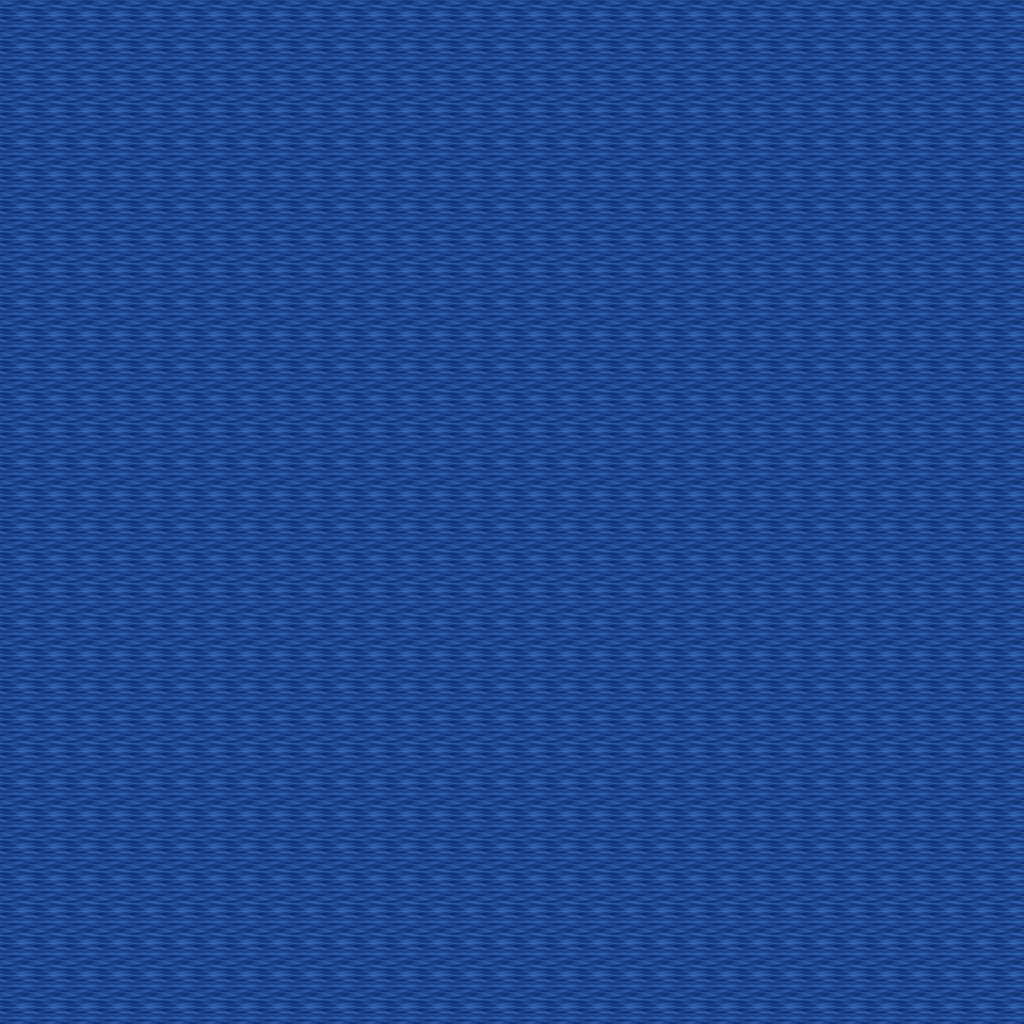

This game map was drawn from its Tiled (.tmx) file and the tilesets committed beside it. A one-line description and the trimmed map source follow:
An orthogonal 32x32 tile map with 32x32 px tiles, 5 tile layers (Ground, Objects, Objects2, Above, ...), 1 hidden layer not drawn, 10 tilesets.

<map version="1.10" tiledversion="1.11.0" orientation="orthogonal" renderorder="right-down" width="32" height="32" tilewidth="32" tileheight="32" infinite="0" nextlayerid="11" nextobjectid="1">
 <tileset firstgid="1" name="ground_ground" tilewidth="32" tileheight="32" tilecount="33" columns="3">
  <image source="../drawable/ground_ground.png" width="96" height="352" />
 </tileset>
 <tileset firstgid="34" name="ground_grass_edges" tilewidth="32" tileheight="32" tilecount="36" columns="12">
  <image source="../drawable/ground_grass_edges.png" width="384" height="96" />
 </tileset>
 <tileset firstgid="70" name="ground_water_pool" tilewidth="32" tileheight="32" tilecount="72" columns="3">
  <image source="../drawable/ground_water_pool.png" width="96" height="768" />
 </tileset>
 <tileset firstgid="142" name="ground_grass_corners" tilewidth="32" tileheight="32" tilecount="24" columns="6">
  <image source="../drawable/ground_grass_corners.png" width="192" height="128" />
 </tileset>
 <tileset firstgid="166" name="plant_grasses" tilewidth="32" tileheight="32" tilecount="6" columns="3">
  <image source="../drawable/plant_grasses.png" width="96" height="64" />
 </tileset>
 <tileset firstgid="172" name="plant_flower_daisy_red" tilewidth="32" tileheight="32" tilecount="8" columns="2">
  <image source="../drawable/plant_flower_daisy_red.png" width="64" height="128" />
 </tileset>
 <tileset firstgid="180" name="plant_flower_daisy_blue" tilewidth="32" tileheight="32" tilecount="8" columns="2">
  <image source="../drawable/plant_flower_daisy_blue.png" width="64" height="128" />
 </tileset>
 <tileset firstgid="188" name="item_corpse_huge_animal" tilewidth="32" tileheight="32" tilecount="16" columns="2">
  <image source="../drawable/item_corpse_huge_animal.png" width="64" height="256" />
 </tileset>
 <tileset firstgid="204" name="logic_collision" tilewidth="32" tileheight="32" tilecount="1" columns="1">
  <image source="../drawable/logic_collision.png" width="32" height="32" />
 </tileset>
 <tileset firstgid="205" name="ground_water_pool_deep" tilewidth="32" tileheight="32" tilecount="72" columns="3">
  <image source="../drawable/ground_water_pool_deep.png" width="96" height="768" />
 </tileset>
 <layer id="1" name="Ground" width="32" height="32">
  <data>[1024 cells, 1024 non-empty, 1 distinct tile ids]</data>
 </layer>
 <layer id="2" name="Objects" width="32" height="32">
  <data>[1024 cells, 0 non-empty, 0 distinct tile ids]</data>
 </layer>
 <layer id="3" name="Objects2" width="32" height="32">
  <data>[1024 cells, 0 non-empty, 0 distinct tile ids]</data>
 </layer>
 <layer id="4" name="Above" width="32" height="32">
  <data>[1024 cells, 0 non-empty, 0 distinct tile ids]</data>
 </layer>
 <layer id="5" name="Above2" width="32" height="32">
  <data>[1024 cells, 0 non-empty, 0 distinct tile ids]</data>
 </layer>
 <layer id="6" name="Walkable" width="32" height="32" visible="0">
  <data>[1024 cells, 1024 non-empty, 1 distinct tile ids]</data>
 </layer>
 <objectgroup id="7" name="Mapevents" />
 <objectgroup id="8" name="Spawn" />
 <objectgroup id="9" name="Keys" />
 <objectgroup id="10" name="Replace" />
</map>
